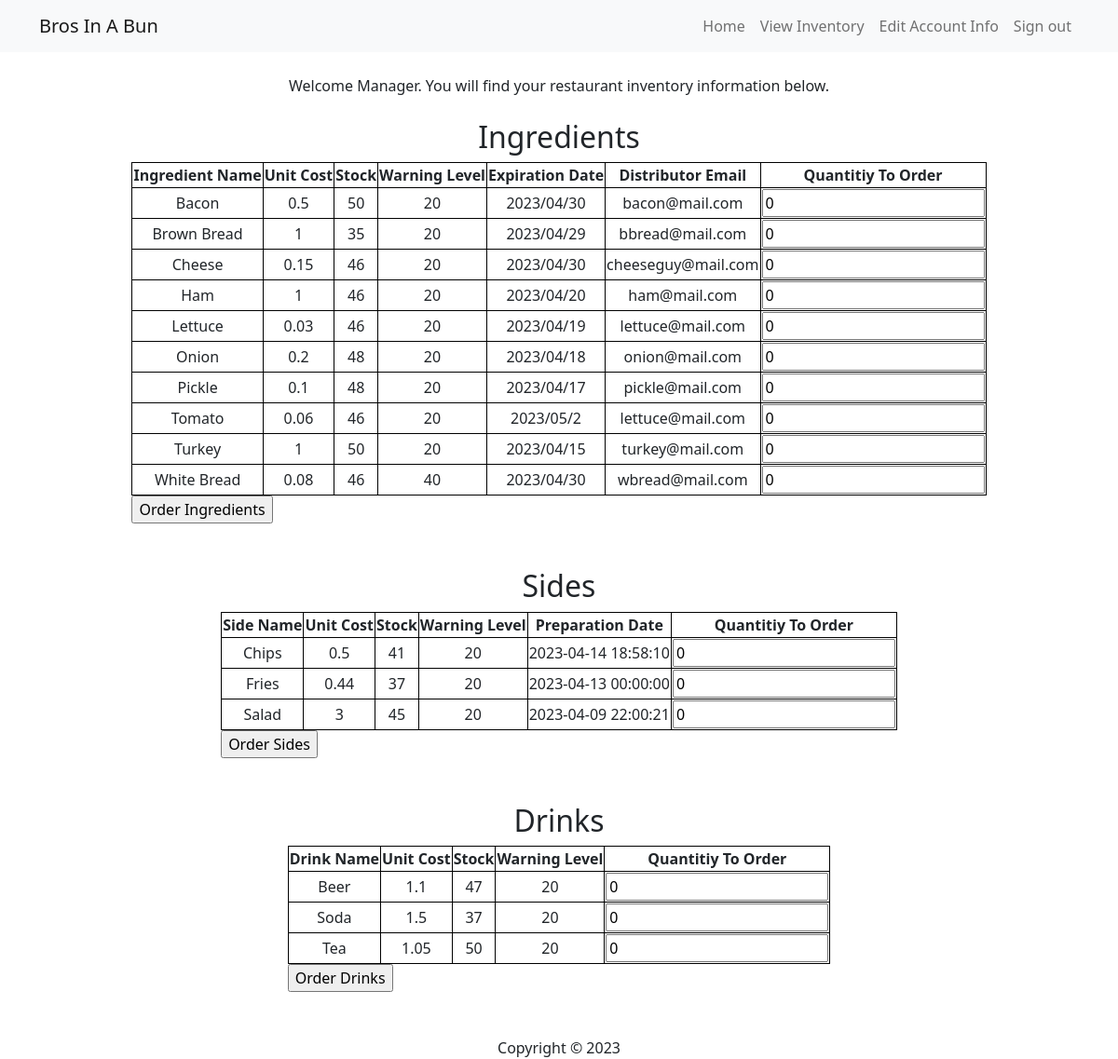
/manager/View-inventory.php (signed in), run on the app's committed database.
### tables this page shows
CREATE TABLE `ingredients` (
  `Item_name` varchar(255) NOT NULL,
  `Purchased_date` varchar(255) NOT NULL,
  `Expiration` varchar(255) NOT NULL
);

CREATE TABLE `inventory` (
  `Item_name` varchar(255) NOT NULL,
  `Unit_cost` float NOT NULL,
  `Stock_level` int(10) NOT NULL DEFAULT 0,
  `Warning_level` int(10) NOT NULL DEFAULT 20,
  `Distributor_phone` varchar(255) NOT NULL,
  `Distributor_email` varchar(255) NOT NULL
);

CREATE TABLE `sides` (
  `Item_name` varchar(255) NOT NULL,
  `Time Prepared` datetime NOT NULL
);

CREATE TABLE `drinks` (
  `Item_name` varchar(255) NOT NULL
);

### manager/View-inventory.php (the view, shortened to what this page needs)
<?php include '../inc/header.php'; ?>
<?php
if(!empty($_SESSION['Name'])){
    echo 'Welcome ' . $_SESSION['Name'] . ". You will find your restaurant inventory information below.";
}
$sql  = 'SELECT * FROM  ingredients NATURAL JOIN inventory';
$result = mysqli_query($con, $sql);
$Fitems = mysqli_fetch_all($result, MYSQLI_ASSOC);
?>
<br></br>
<h2>Ingredients</h2>
<form action="<?php echo htmlspecialchars($_SERVER['PHP_SELF']); ?>" method="POST">
    <table >
        <tr>
            <td><b>Ingredient Name</b></td>
            <td><b>Unit Cost</b></td>
            <td><b>Stock</b></td>
            <td><b>Warning Level</b></td>
            <td><b>Expiration Date</b></td>
            <td><b>Distributor Email</b></td>
            <td><b>Quantitiy To Order</b></td>
        </tr>
        <?php foreach($Fitems as $item): ?>
            <?php if($item["Stock_level"] > $item["Warning_level"]){ ?>
                <tr>
                    <td><?php echo $item["Item_name"];?></td>
                    <td><?php echo $item["Unit_cost"];?></td>
                    <td><?php echo $item["Stock_level"];?></td>
                    <td><?php echo $item["Warning_level"];?></td>
                    <td><?php echo $item["Expiration"];?></td>
                    <td><?php echo $item["Distributor_email"];?></td>
                    <td><input type="number" name="ing[]" value="0"></td>
                </tr>
            <?php } ?>
        <?php endforeach;?>
    </table>
    <input type="submit" value="Order Ingredients" name="submitOrderIng">
</form>
<?php
$sql  = 'SELECT * FROM  sides NATURAL JOIN inventory';
$result = mysqli_query($con, $sql);
$Sitems = mysqli_fetch_all($result, MYSQLI_ASSOC);
?>
<br></br>
<h2>Sides</h2>
<form action="<?php echo htmlspecialchars($_SERVER['PHP_SELF']); ?>" method="POST">
    <table >
        <tr>
            <td><b>Side Name</b></td>
            <td><b>Unit Cost</b></td>
            <td><b>Stock</b></td>
            <td><b>Warning Level</b></td>
            <td><b>Preparation Date</b></td>
            <td><b>Quantitiy To Order</b></td>
        </tr>
        <?php foreach($Sitems as $item): ?>
            <?php if($item["Stock_level"] > $item["Warning_level"]){ ?>
                <tr>
                    <td><?php echo $item["Item_name"];?></td>
                    <td><?php echo $item["Unit_cost"];?></td>
                    <td><?php echo $item["Stock_level"];?></td>
                    <td><?php echo $item["Warning_level"];?></td>
                    <td><?php echo $item["Time Prepared"];?></td>
                    <td><input type="number" name="side[]" value="0"></td>
                </tr>
            <?php } ?>
        <?php endforeach;?>
    </table>
    <input type="submit" value="Order Sides" name="submitOrderSide">
</form>
<?php
$sql  = 'SELECT * FROM  drinks NATURAL JOIN inventory';
$result = mysqli_query($con, $sql);
$Ditems = mysqli_fetch_all($result, MYSQLI_ASSOC);
?>
<br></br>
<h2>Drinks</h2>
<form action="<?php echo htmlspecialchars($_SERVER['PHP_SELF']); ?>" method="POST">
    <table >
        <tr>
            <td><b>Drink Name</b></td>
            <td><b>Unit Cost</b></td>
            <td><b>Stock</b></td>
            <td><b>Warning Level</b></td>
            <td><b>Quantitiy To Order</b></td>
        </tr>
        <?php foreach($Ditems as $item): ?>
            <?php if($item["Stock_level"] > $item["Warning_level"]){ ?>
                <tr>
                    <td><?php echo $item["Item_name"];?></td>
                    <td><?php echo $item["Unit_cost"];?></td>
                    <td><?php echo $item["Stock_level"];?></td>
                    <td><?php echo $item["Warning_level"];?></td>
                    <td><input type="number" name="drink[]" value="0"></td>
                </tr>
            <?php } ?>
        <?php endforeach;?>
    </table>
    <input type="submit" value="Order Drinks" name="submitOrderDrink">
</form>
<?php include '../inc/footer.php'; ?>

### mystyle.css (style rules this page uses)
td { border:1px solid black; border-collapse: collapse; text-align: center; }

### data on the page
ingredients: Item_name "Bacon", Item_name.Unit_cost "0.5", Item_name.Stock_level "50", Item_name.Warning_level "20", Expiration "2023/04/30", Item_name.Distributor_email "bacon@mail.com"
ingredients: Item_name "Brown Bread", Item_name.Unit_cost "1", Item_name.Stock_level "35", Item_name.Warning_level "20", Expiration "2023/04/29", Item_name.Distributor_email "bbread@mail.com"
ingredients: Item_name "Cheese", Item_name.Unit_cost "0.15", Item_name.Stock_level "46", Item_name.Warning_level "20", Expiration "2023/04/30", Item_name.Distributor_email "cheeseguy@mail.com"
ingredients: Item_name "Ham", Item_name.Unit_cost "1", Item_name.Stock_level "46", Item_name.Warning_level "20", Expiration "2023/04/20", Item_name.Distributor_email "ham@mail.com"
ingredients: Item_name "Lettuce", Item_name.Unit_cost "0.03", Item_name.Stock_level "46", Item_name.Warning_level "20", Expiration "2023/04/19", Item_name.Distributor_email "lettuce@mail.com"
ingredients: Item_name "Onion", Item_name.Unit_cost "0.2", Item_name.Stock_level "48", Item_name.Warning_level "20", Expiration "2023/04/18", Item_name.Distributor_email "onion@mail.com"
ingredients: Item_name "Pickle", Item_name.Unit_cost "0.1", Item_name.Stock_level "48", Item_name.Warning_level "20", Expiration "2023/04/17", Item_name.Distributor_email "pickle@mail.com"
ingredients: Item_name "Tomato", Item_name.Unit_cost "0.06", Item_name.Stock_level "46", Item_name.Warning_level "20", Expiration "2023/05/2", Item_name.Distributor_email "lettuce@mail.com"
ingredients: Item_name "Turkey", Item_name.Unit_cost "1", Item_name.Stock_level "50", Item_name.Warning_level "20", Expiration "2023/04/15", Item_name.Distributor_email "turkey@mail.com"
ingredients: Item_name "White Bread", Item_name.Unit_cost "0.08", Item_name.Stock_level "46", Item_name.Warning_level "40", Expiration "2023/04/30", Item_name.Distributor_email "wbread@mail.com"
sides: Item_name "Chips", Item_name.Unit_cost "0.5", Item_name.Stock_level "41", Item_name.Warning_level "20", Time Prepared "2023-04-14 18:58:10"
sides: Item_name "Fries", Item_name.Unit_cost "0.44", Item_name.Stock_level "37", Item_name.Warning_level "20", Time Prepared "2023-04-13 00:00:00"
sides: Item_name "Salad", Item_name.Unit_cost "3", Item_name.Stock_level "45", Item_name.Warning_level "20", Time Prepared "2023-04-09 22:00:21"
drinks: Item_name "Beer", Item_name.Unit_cost "1.1", Item_name.Stock_level "47", Item_name.Warning_level "20"
drinks: Item_name "Soda", Item_name.Unit_cost "1.5", Item_name.Stock_level "37", Item_name.Warning_level "20"
drinks: Item_name "Tea", Item_name.Unit_cost "1.05", Item_name.Stock_level "50", Item_name.Warning_level "20"

### other printed values
$_SESSION['Name'] "Manager"
